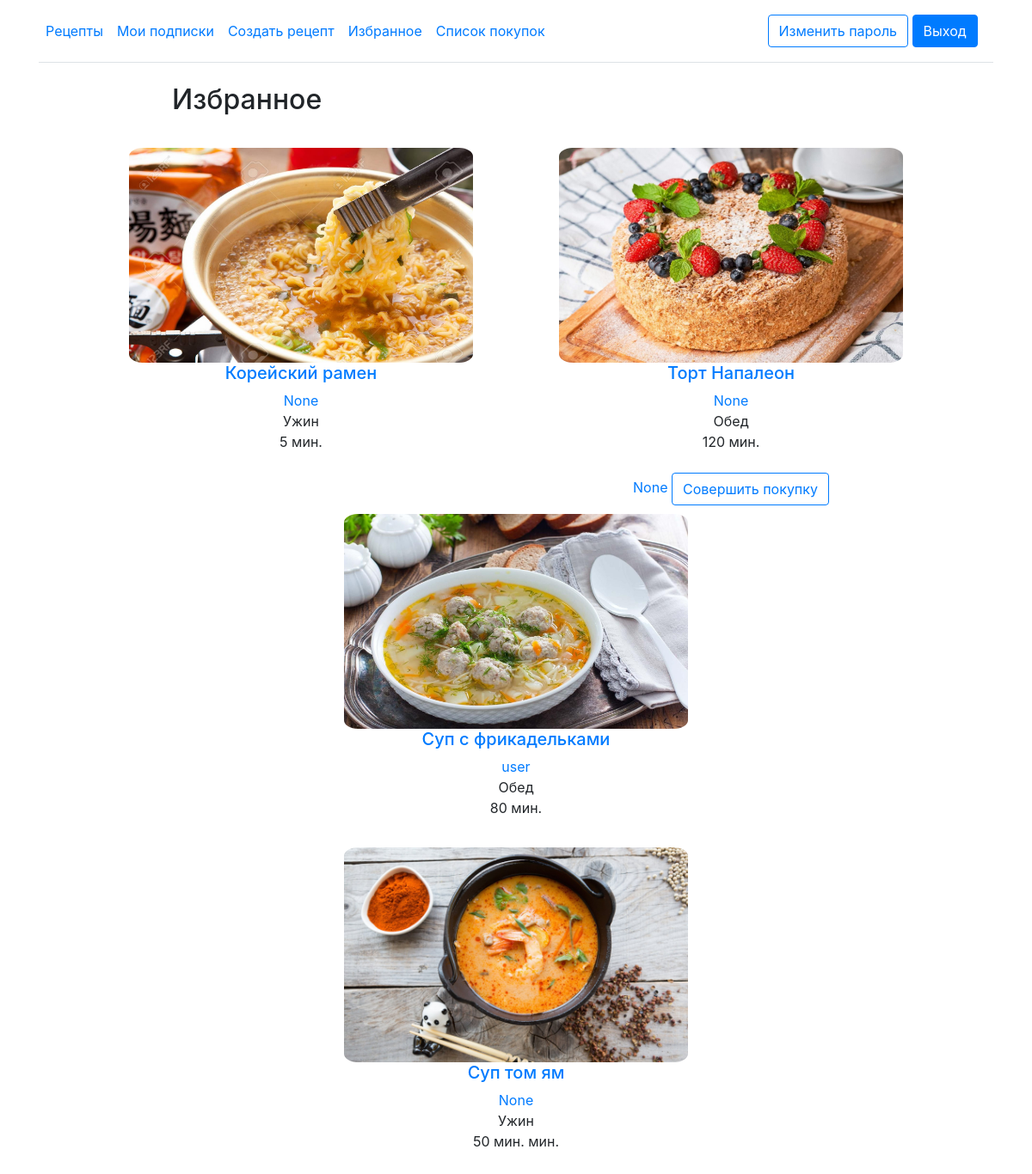
Before: /favorites/ (signed in) with the older database file.
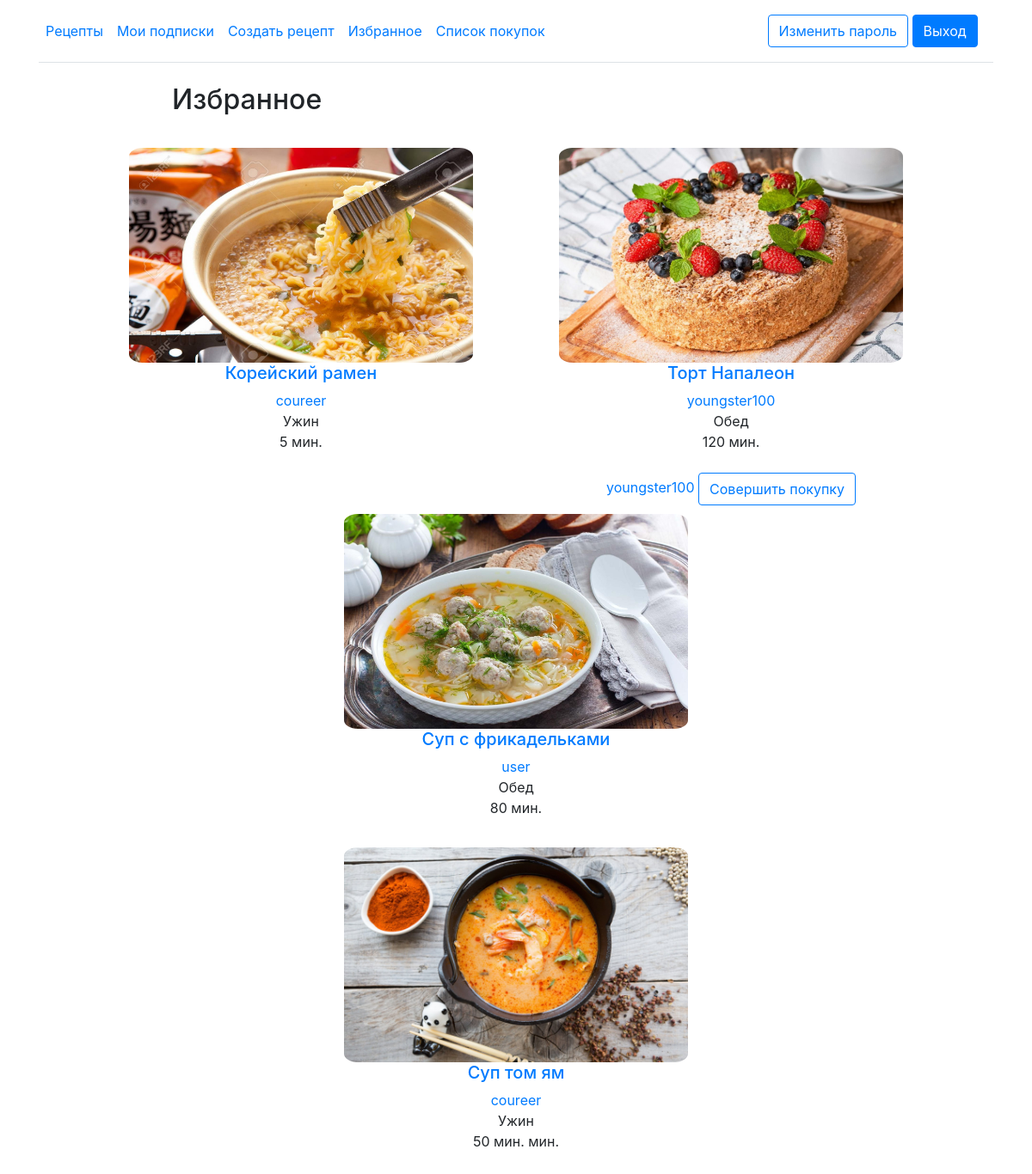
After: the same page with the newer database file.
### app/models.py (models this page shows, shortened)
class Receipt(models.Model):
    user = models.ForeignKey(
        User, on_delete=models.CASCADE, null=True, blank=True)
    name = models.CharField(max_length=30)
    type = models.ForeignKey(Type, on_delete=models.SET_NULL, null=True, default='Ужин')
    cooking_time = models.CharField(max_length=30, default='30')
    img = models.ImageField(upload_to='images/', default='images/1.jpg') #
    instruction = models.TextField(default='Пока не добавлено')

class Type(models.Model):
    name = models.CharField(max_length=30)
    def __str__(self):
        return self.name

### app/views.py (the view)
# urls.py: path('favorites/', favorites, name='favorites'),
@login_required
def favorites(request):
    favorites = Favorite.objects.filter(user=request.user)
    favorite = [favorite.receipt for favorite in favorites]
    purchaseds = Purchased.objects.filter(user=request.user)
    purchased = [purchased.receipt for purchased in purchaseds]
    context = {'favorites_receipts': favorite, 'purchased': purchased}
    return render(request, 'favorites.html', context=context)

### app/templates/favorites.html (shortened to what this page needs)
{% extends 'base.html' %}
{% block content %}
<div class="main_block">
    <div class="title"><h2>Избранное</h2></div><br>
    <div class="receipts">
      <div class="flex-container">
        {% for receipt in favorites_receipts %}
        <a href="{% url 'item' receipt.id %}">
          <div class="flex-item"><img class="food" src="{{receipt.img.url}}" width="400" height="250">
            <h5>{{receipt.name}}</h5>
          </a>
          <a href="{% url 'subscribe' receipt.id %}">{{ receipt.user }}</a><br>
            {{ receipt.type }}<br>
            {{receipt.cooking_time}} мин.<br>
            <br>
            {% if receipt in purchased %}
            {% else %}
            {% if request.user == receipt.user %}
            {% else %}
            <a href="{% url 'subscribe' receipt.id %}">{{ receipt.user }}</a>
            <a href="{% url 'checkout' receipt.id %}" class="w-70 btn btn btn-outline-primary">Совершить покупку</a>
            {% endif %}
            {% endif %}
          </div>
          {% if forloop.counter|divisibleby:3 %}
            <div class="flex-container">
          {% endif %}
        {% endfor %}
{% endblock %}

Changed rows visible on the page:
changed Receipt "Корейский рамен": user "None" → "coureer"
changed Receipt "Торт Напалеон": user "None" → "youngster100"
changed Receipt "Суп том ям": user "None" → "coureer"
